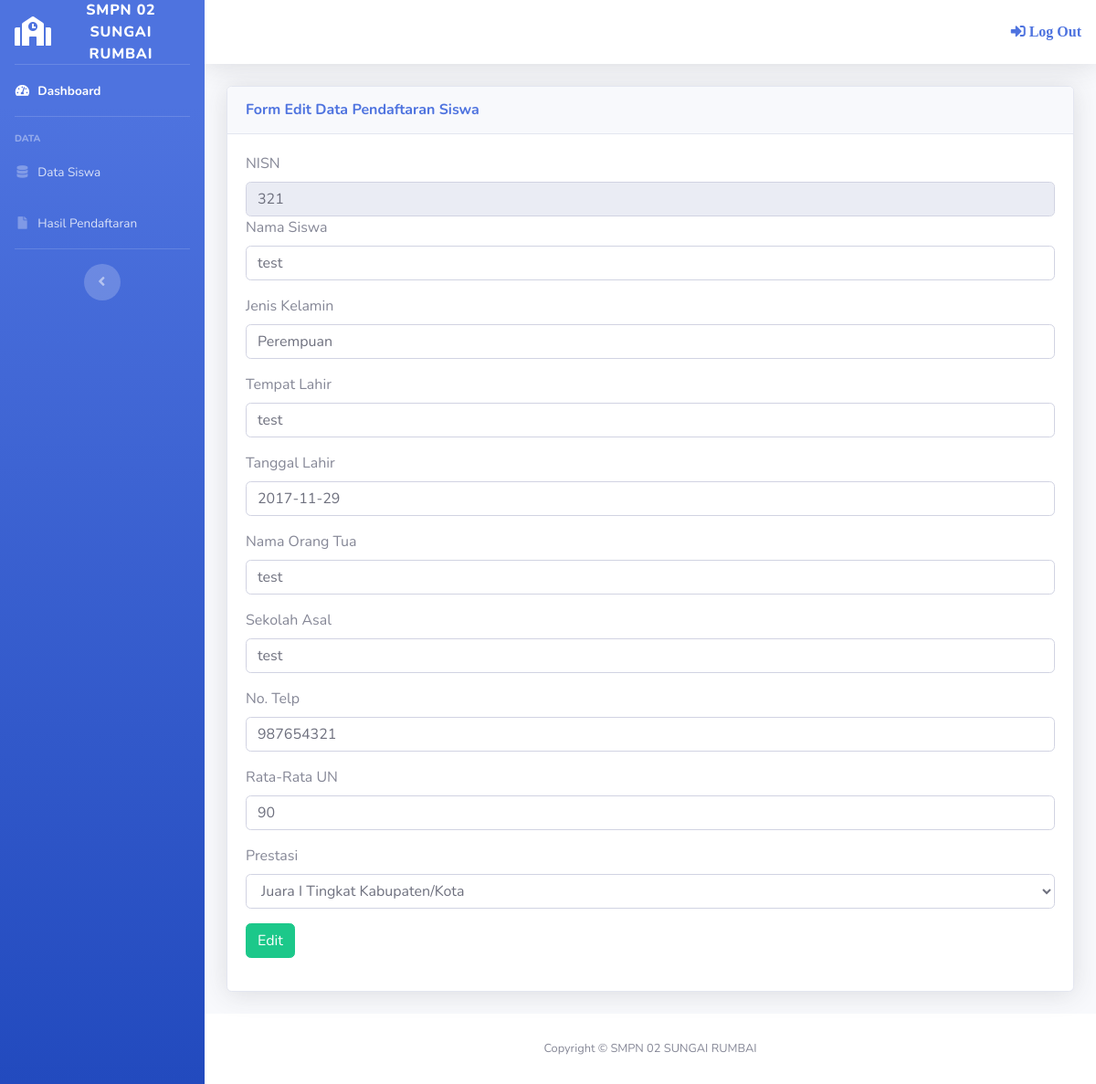
Screenshot of /siswa/editpendaftaran.php?kd=321 (signed in) with the database file from the repository.
### tables this page shows
CREATE TABLE `tbl_siswa` (
  `nisn` varchar(15) NOT NULL,
  `nm_siswa` varchar(30) NOT NULL,
  `jenis_kelamin` varchar(15) NOT NULL,
  `tempat_lahir` varchar(20) NOT NULL,
  `tanggal_lahir` date NOT NULL,
  `nm_orangtua` varchar(30) NOT NULL,
  `sekolah_asal` varchar(30) NOT NULL,
  `no_telp` varchar(12) NOT NULL,
  `rata_un` float NOT NULL,
  `prestasi` varchar(50) NOT NULL
);

### siswa/editpendaftaran.php (the view, shortened to what this page needs)
<?php
	include ("style/header.php");
	include ("style/sidebar.php");
	include ("../config/koneksi.php");
	$nisn = $_GET['kd'];
?>
<div class="container-fluid">
	<div class="card shadow mb-4">
		<div class="card-header py-3">
			<h6 class="m-0 font-weight-bold text-primary">Form Edit Data Pendaftaran Siswa</h6>
		</div>
		<div class="card-body">
			<?php
			$qq = mysqli_query($konek, "SELECT * FROM tbl_siswa WHERE nisn = '$nisn'");
			$dd = mysqli_fetch_assoc($qq);
			?>
			<form action="" method="POST">
				<label>NISN</label>
				<input type="text" class="form-control" name="nisn" value="<?php echo $dd['nisn']; ?>" readonly="">
				<div class="form-group">
					<label>Nama Siswa</label>
					<input type="text" class="form-control" name="nm_siswa" value="<?php echo $dd['nm_siswa']; ?>">
				</div>
				<div class="form-group">
					<label>Jenis Kelamin</label>
					<input type="text" class="form-control" name="jenis_kelamin" value="<?php echo $dd['jenis_kelamin']; ?>">
				</div>
				<div class="form-group">
					<label>Tempat Lahir</label>
					<input type="text" class="form-control" name="tempat_lahir" value="<?php echo $dd['tempat_lahir']; ?>">
				</div>
				<div class="form-group">
					<label>Tanggal Lahir</label>
					<input type="text" class="form-control" name="tanggal_lahir" value="<?php echo $dd['tanggal_lahir']; ?>">
				</div>
				<div class="form-group">
					<label>Nama Orang Tua</label>
					<input type="text" class="form-control" name="nm_orangtua" value="<?php echo $dd['nm_orangtua']; ?>">
				</div>
				<div class="form-group">
					<label>Sekolah Asal</label>
					<input type="text" class="form-control" name="sekolah_asal" value="<?php echo $dd['sekolah_asal']; ?>">
				</div>
				<div class="form-group">
					<label>No. Telp</label>
					<input type="text" class="form-control" name="no_telp" value="<?php echo $dd['no_telp']; ?>">
				</div>
				<div class="form-group">
					<label>Rata-Rata UN</label>
					<input type="text" class="form-control" name="rata_un" value="<?php echo $dd['rata_un']; ?>">
				</div>
				<div class="form-group">
					<label>Prestasi</label>
					<select name="prestasi" class="form-control">
						<option value="<?php echo $dd['prestasi'] ?>"><?php echo $dd['prestasi']; ?></option>
					</select>
				</div>
				<div class="form-group">
					<button type="submit" name="edit" class="btn btn-md btn-success">Edit</button>
				</div>
			</form>
		</div>
	</div>
</div>
<?php
	include ("style/footer.php");
?>

### rows the page displays
tbl_siswa: nisn "321", nm_siswa "test", jenis_kelamin "Perempuan", tempat_lahir "test", tanggal_lahir "2017-11-29", nm_orangtua "test", sekolah_asal "test", no_telp "987654321", rata_un "90", prestasi "Juara I Tingkat Kabupaten/Kota"
